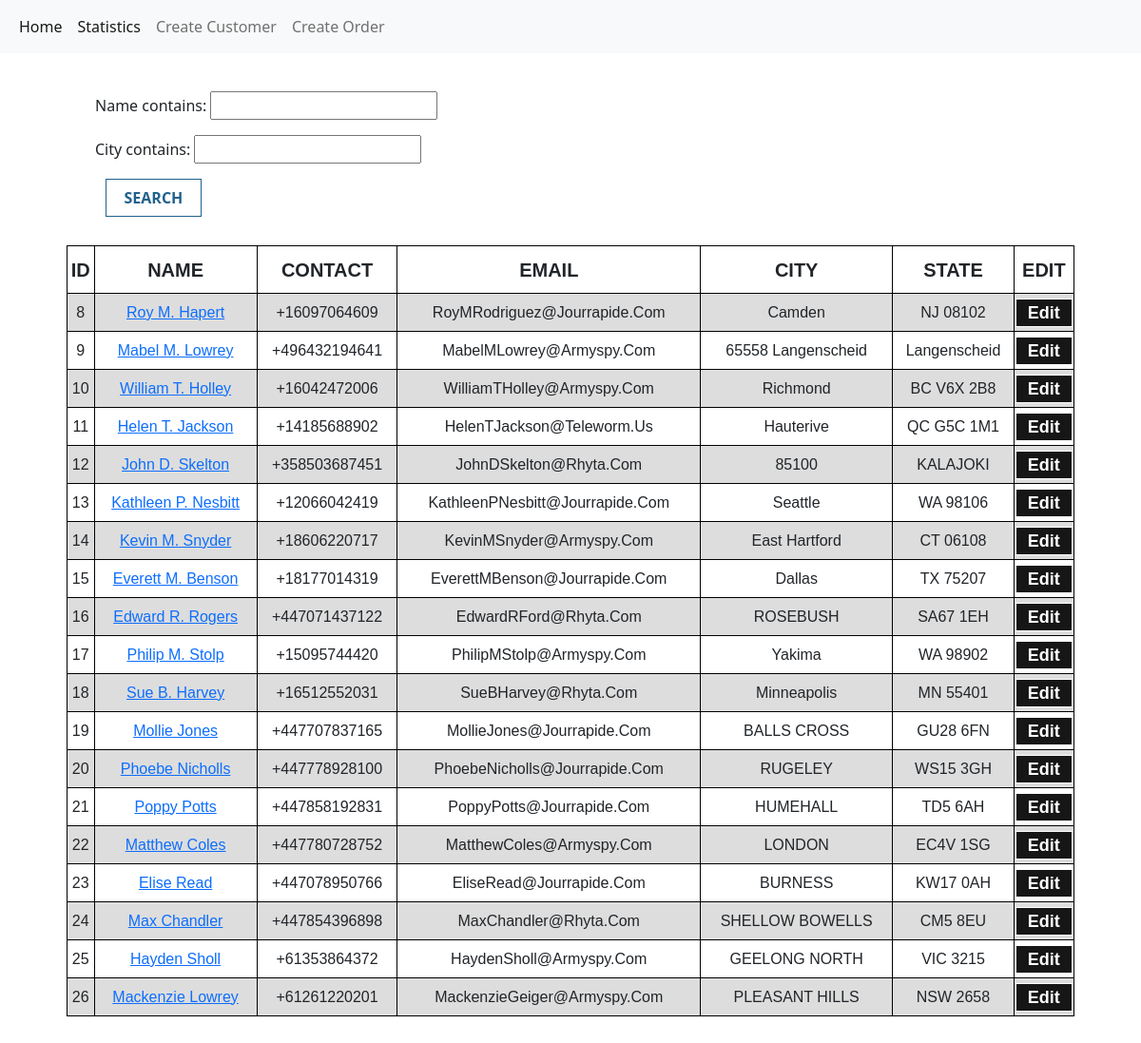
The app's page /app/customerList/, older data.
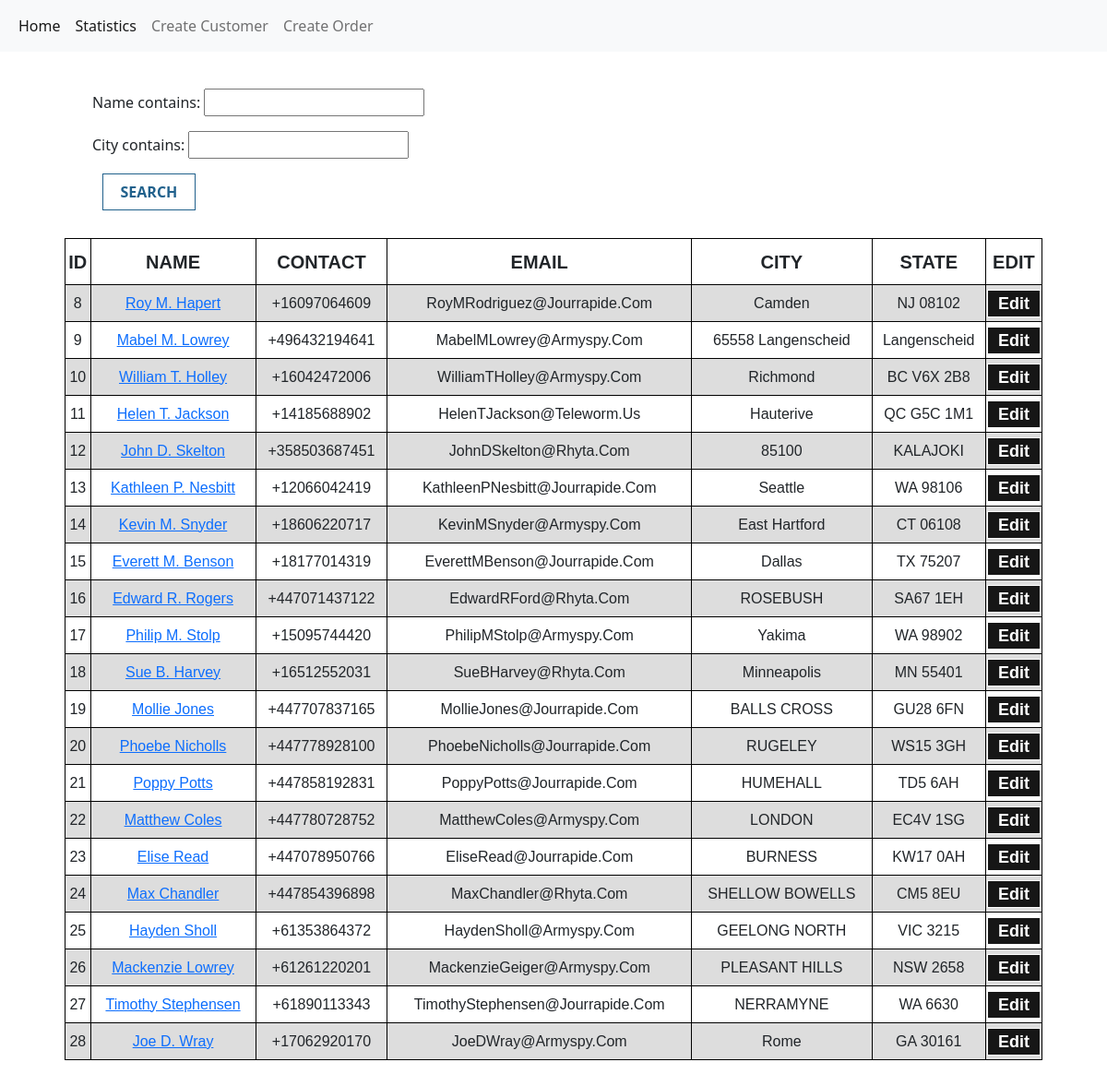
The same page, newer data.
### app/models.py (models this page shows, shortened)
class Customer(models.Model):
    name = models.CharField(max_length=200)
    contact = PhoneNumberField()
    email = models.EmailField()
    address = models.CharField(max_length=300)
    city = models.CharField(max_length=50)
    state = models.CharField(max_length=50)
    date = models.DateTimeField(auto_now_add=True)

### app/views.py (the view)
class CustomerList(ListView):
    model = Customer
    template_name = "app/customer_list.html"
    context_object_name = 'customer_list'
    def get_context_data(self, **kwargs):
        context =  super().get_context_data(**kwargs)
        context['filters'] = CustomFilter(self.request.GET, queryset=self.get_queryset())
        return context

### templates/app/customer_list.html
{% extends "base.html"%} {% block body_block %}
<div id="search-box">
  <form method="get">
    {{filters.form.as_p}}
    <button type="submit" id="search-btn" >Search</button>
  </form>
</div>
{% if filters.qs%}
<div id="table-1">
  <table class="customer-list-serachtable-1">
    <tr class="list-tr">
      <th class="list-th">ID</th>
      <th class="list-th">NAME</th>
      <th class="list-th">CONTACT</th>
      <th class="list-th">EMAIL</th>
      <th class="list-th">CITY</th>
      <th class="list-th">STATE</th>
      <th class="list-th">EDIT</th>
    </tr>
    {% for customer in filters.qs%}
    <tr class="list-tr">
      <td class="list-td">{{ customer.id}}</td>
      <td class="list-td"><a href="{% url 'app:customerDetails' pk=customer.id %}">{{customer.name}}</a></td>
      <td class="list-td">{{customer.contact}}</td>
      <td class="list-td">{{customer.email}}</td>
      <td class="list-td">{{customer.city}}</td>
      <td class="list-td">{{customer.state}}</td>
      <td class="list-td"><a href="{% url 'app:updateCustomer' pk=customer.id %}"><button class="Edit-btn">Edit</button></a></td>
    </tr>
    {% endfor %}
</div>
{% else %}
<h1 id="no-results">No Results</h1>
{% endif %}
{% endblock %}

Row changes from the older to the newer data that the page shows:
added Customer: id "27", name "Timothy Stephensen", contact "+61890113343", email "TimothyStephensen@jourrapide.com", city "NERRAMYNE", state "WA 6630"
added Customer: id "28", name "Joe D. Wray", contact "+17062920170", email "JoeDWray@armyspy.com", city "Rome", state "GA 30161"
